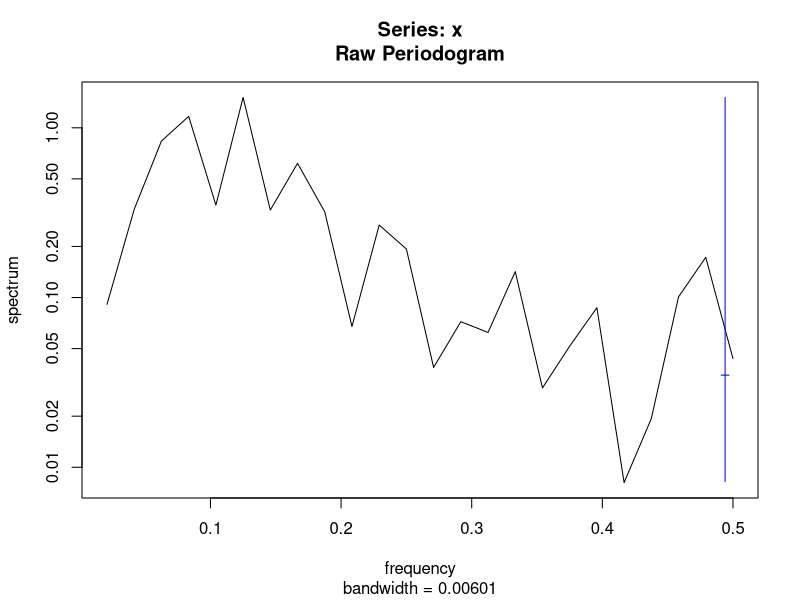
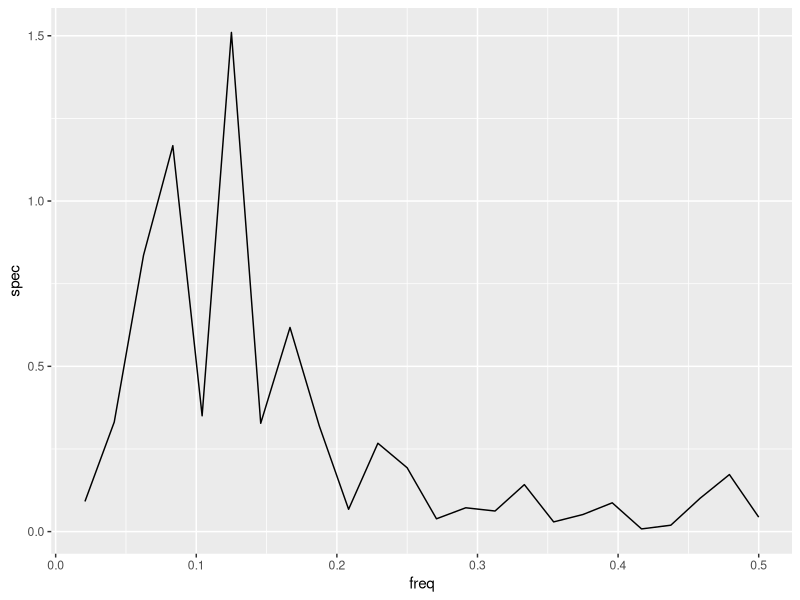

Source code (R) for these figures, in order:
library(broom)


### Name: tidy.spec
### Title: Tidy a(n) spec object
### Aliases: tidy.spec

### ** Examples


spc <- spectrum(lh)
tidy(spc)

library(ggplot2)
ggplot(tidy(spc), aes(freq, spec)) +
  geom_line()
